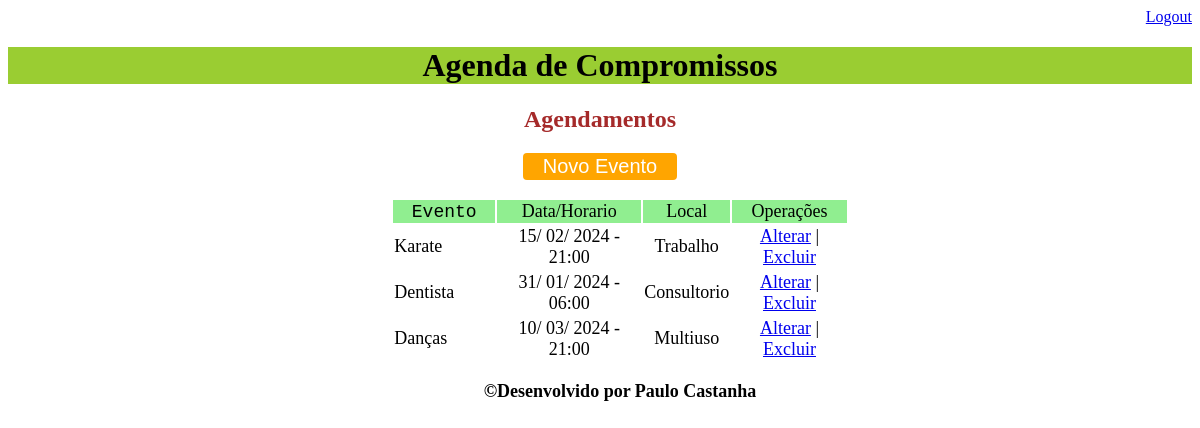
The page /agenda/ (signed in) on the database as committed earlier.
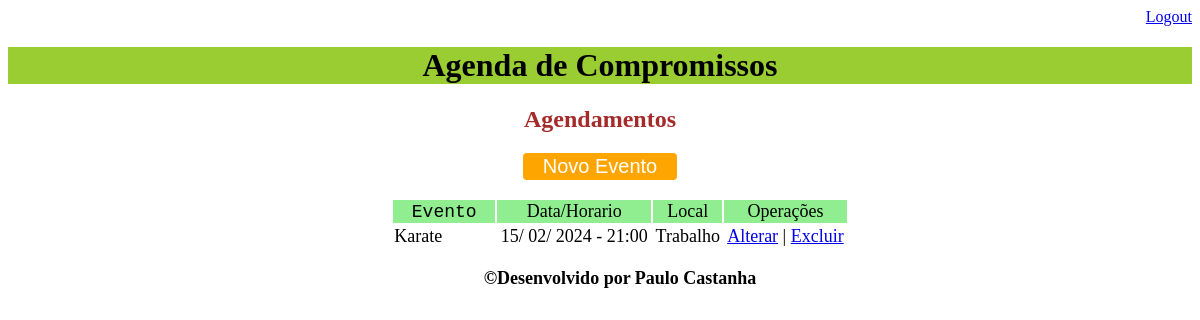
The same page on the database as committed later.
### core/models.py (models this page shows, shortened)
class Evento(models.Model):
    titulo = models.CharField(max_length=100)
    descricao = models.TextField(blank=True, null=True)
    data_evento = models.DateTimeField(verbose_name='Data do Evento')
    data_criacao = models.DateTimeField(auto_now=True)
    local = models.CharField(max_length=100)
    usuario = models.ForeignKey(User, on_delete=models.CASCADE)
    class Meta:
         db_table = 'evento'
    def get_data_evento(self):
        return self.data_evento.strftime('%d/ %m/ %Y - %H:%M')
    def get_evento_atrasado(self):
        print(type(self.data_evento))
        print(type(datetime.now()))
        if self.data_evento < datetime.now():
            return True
        else:
            return False

### core/views.py (the view)
# urls.py: path('agenda/', views.lista_eventos),
@login_required(login_url='/login/')
def lista_eventos(request):
    usuario = request.user
    data_atual = datetime.now() - timedelta(hours=2)
    evento = Evento.objects.filter(usuario=usuario,
                                   data_evento__gt=data_atual)
    dados = {'eventos':evento}
    return render(request, 'agenda.html', dados)

### templates/agenda.html (shortened to what this page needs)
{% extends "model-page.html" %}
{%block content %}
<center>
  <h2 style="color:brown">Agendamentos</h2>
<a href="evento/">
  <button type="button" class="button">Novo Evento</button>
</a>
      <ul style="font-size: 18px">
                          <table width="40%">
                              <tr bgcolor="lightgreen">
                                  <td><center><code>Evento</code></center></td>
                                  <td><center>Data/Horario</center></td>
                                  <td><center>Local</center></td>
                                  <td><center>Operações</center></td>
                              </tr>
                     {% for evento in eventos %}
                              <tr style=>
                                  <td style="width:100px"> {{evento.titulo}}</td>
                                  <td><center>{{evento.get_data_evento}}</center></td>
                                  <td><center>{{evento.local}}</center></td>
                                  <td><center><a href="evento/?id={{ evento.id }}">Alterar</a>  |
                    <a href="evento/delete/{{ evento.id }}/">Excluir</a>
                                      </center></td>
                     {% endfor %}
                     </tr>
                          </table>
{% endblock %}

Rows that differ between the two databases and show on the page:
no longer on this page (row edited): Evento: titulo "Dentista", get_data_evento "31/ 01/ 2024 - 06:00", local "Consultorio"
no longer on this page (row edited): Evento: titulo "Danças", get_data_evento "10/ 03/ 2024 - 21:00", local "Multiuso"
